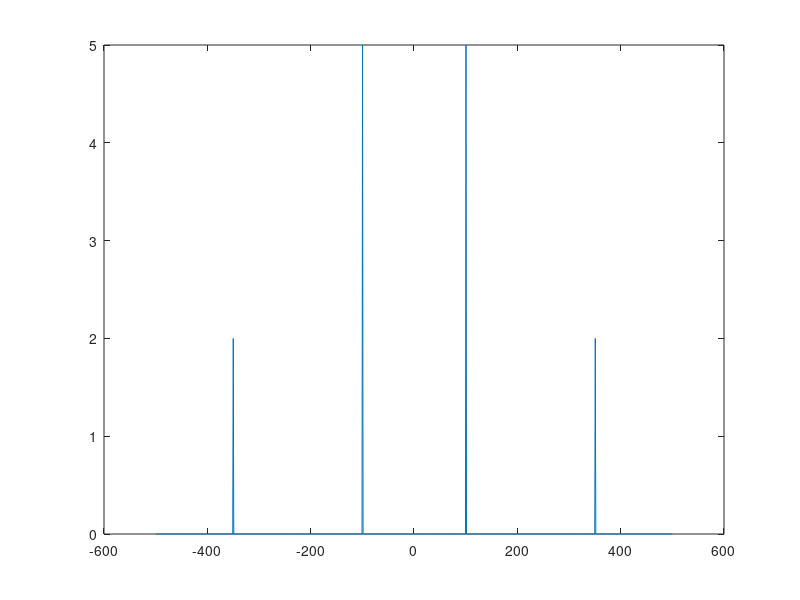

The MATLAB script that drew this image: (Note: this script raises an error after producing the figure.)
fs = 1000;
t = 0:1/fs:1-1/fs;
f1 = 350;
f2 = 100;
x1 = 2*sin(2*pi*f1*t);
x2 = 5*sin(2*pi*100*t);
x3 = x1 + x2;
fx3 = fft(x3);
fx3 = fftshift(fx3)/(fs/2);
f = fs/2*linspace(-1,1,fs);
plot(f, abs(fx3));
bandwidth = obw(x3, fs);
bitrate = 2*250*2;
n = 0.2*randn(size(t));
x4 = x3+n;
sig_pow = max(x3)^2;
noise_pow = .2^2;
SNR = sig_pow/noise_pow;
SNR = 10*log10(SNR);
SNR_func = snr(x4);
SNRp = 10 * log10(SNR_func);
